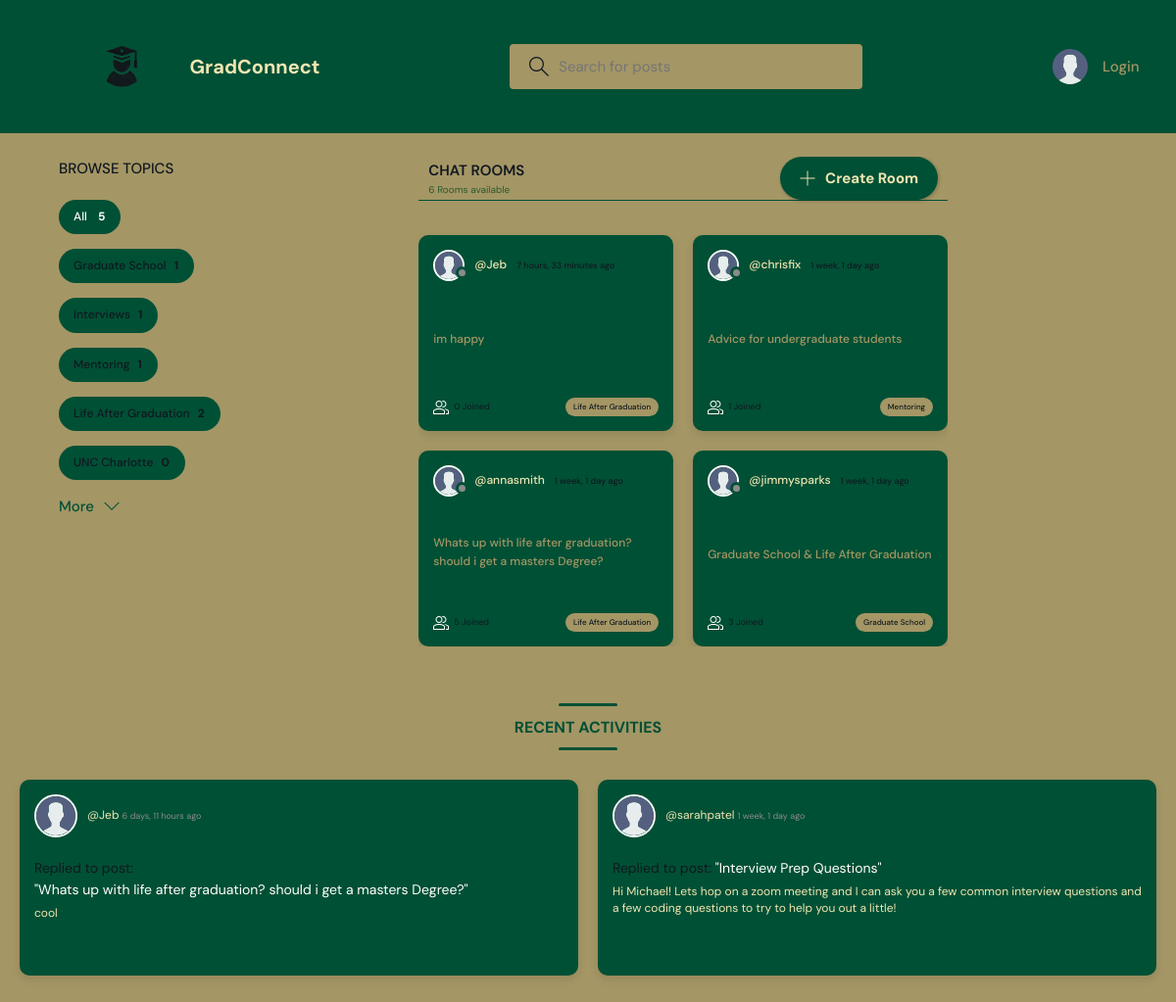
The app's page /, older data.
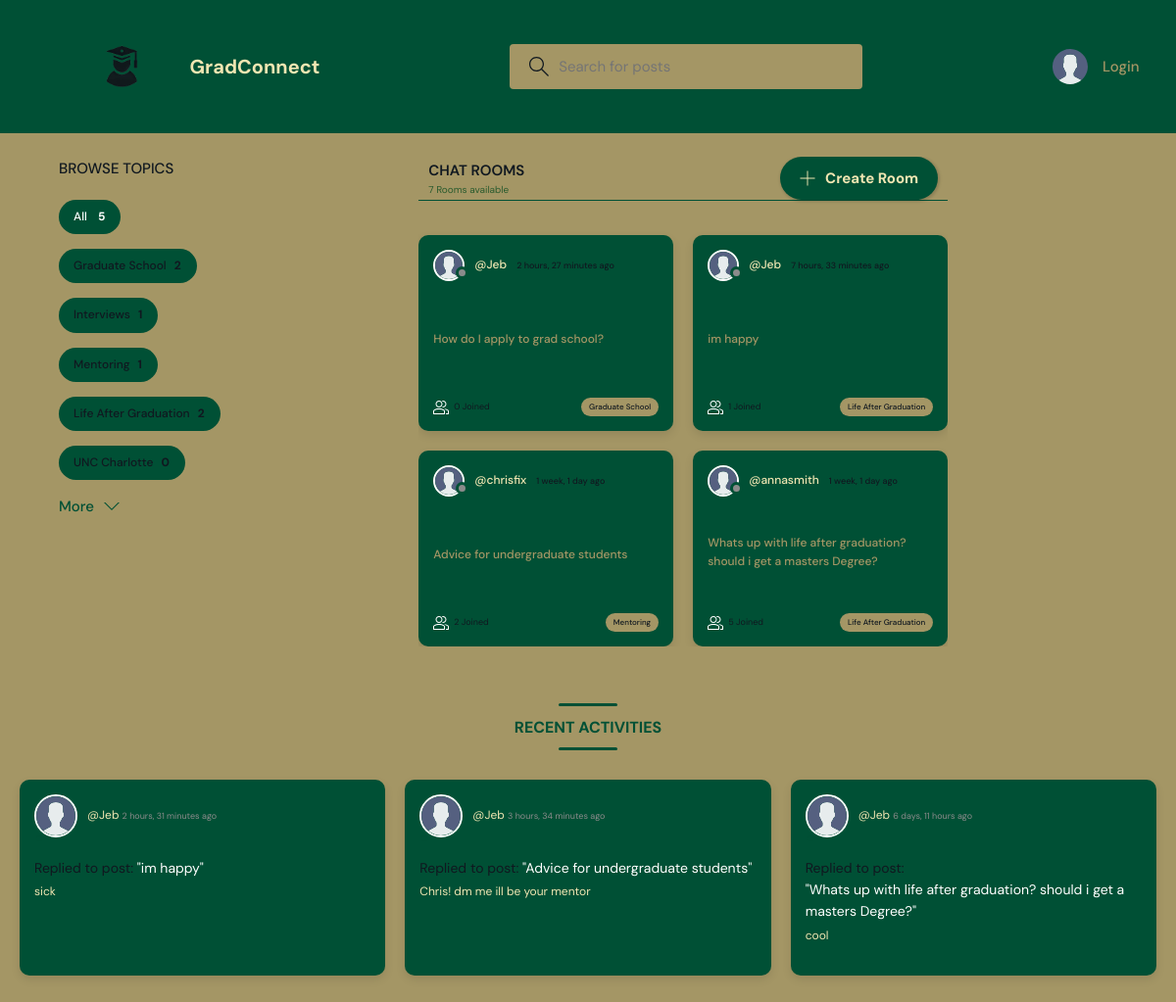
The same page, newer data.
### base/models.py (models this page shows, shortened)
class Topic(models.Model):
    name = models.CharField(max_length=200)

class Room(models.Model):
    host = models.ForeignKey(User, on_delete=models.SET_NULL, null=True)
    topic = models.ForeignKey(Topic, on_delete=models.SET_NULL, null=True)
    name = models.CharField(max_length=200)
    description = models.TextField(null=True, blank=True)
    participants = models.ManyToManyField(
        User, related_name='participants', blank=True)
    updated = models.DateTimeField(auto_now=True)
    created = models.DateTimeField(auto_now_add=True)
    class Meta:
        ordering = ['-updated', '-created']
    def __str__(self):
        return self.name

class User(AbstractUser):
    name = models.CharField(max_length=200, null=True)
    email = models.EmailField(unique=True, null=True)
    bio = models.TextField(null=True)
    skills = models.ManyToManyField(Skill, related_name="users", blank=True)
    avatar = models.ImageField(null=True, default="avatar.svg")
    USERNAME_FIELD = 'email'
    REQUIRED_FIELDS = ['username']

class Message(models.Model):
    user = models.ForeignKey(User, on_delete=models.CASCADE)
    room = models.ForeignKey(Room, on_delete=models.CASCADE)
    body = models.TextField()
    updated = models.DateTimeField(auto_now=True)
    created = models.DateTimeField(auto_now_add=True)
    class Meta:
        ordering = ['-updated', '-created']

### base/views.py (the view)
# urls.py: path('', views.home, name="home"),
def home(request):
    q = request.GET.get('q') if request.GET.get('q') != None else ''
    rooms = Room.objects.filter(
        Q(topic__name__icontains=q) |
        Q(name__icontains=q) |
        Q(description__icontains=q)
    )
    topics = Topic.objects.all()[0:5]
    room_count = rooms.count()
    room_messages = Message.objects.filter(
        Q(room__topic__name__icontains=q))[0:3]
    context = {'rooms': rooms, 'topics': topics,
               'room_count': room_count, 'room_messages': room_messages}
    return render(request, 'base/home.html', context)

### base/templates/base/home.html (shortened to what this page needs)
{% extends 'main.html' %}
{% block content %}
<main class="layout layout--3">
  <div class="container">
    {% include 'base/topics_component.html' %}
    <div class="roomList">
      <div class="roomList__header">
        <div>
          <h2>Chat Rooms</h2>
          <p>{{room_count}} Rooms available</p>
        </div>
        <a class="btn btn--main" href="{% url 'create-room' %}">
          <svg version="1.1" xmlns="http://www.w3.org/2000/svg" width="32" height="32" viewBox="0 0 32 32">
            <title>add</title>
            <path
              d="M16.943 0.943h-1.885v14.115h-14.115v1.885h14.115v14.115h1.885v-14.115h14.115v-1.885h-14.115v-14.115z">
            </path>
          </svg>
          Create Room
        </a>
      </div>
      {% include 'base/feed_component.html' %}
    </div>
  </div>
  {% include 'base/activity_component_bottom.html' %}
</main>
{% endblock %}

### base/templates/base/topics_component.html
<div class="topics">
    <div class="topics__header">
        <h2>Browse Topics</h2>
    </div>
    <ul class="topics__list">
        <li>
            <a href="{% url 'home' %}" class="active">All <span>{{topics.count}}</span></a>
        </li>
        {% for topic in topics %}
        <li>
            <a href="{% url 'home' %}?q={{topic.name}}">{{topic.name}}<span>{{topic.room_set.all.count}}</span></a>
        </li>
        {% endfor %}
    </ul>
    <a class="btn btn--link" href="{% url 'topics' %}">
        More
        <svg version="1.1" xmlns="http://www.w3.org/2000/svg" width="32" height="32" viewBox="0 0 32 32">
            <title>chevron-down</title>
            <path d="M16 21l-13-13h-3l16 16 16-16h-3l-13 13z"></path>
        </svg>
    </a>
</div>

### base/templates/base/feed_component.html (shortened to what this page needs)
{% for room in rooms %}
<div class="roomListRoom">
    <div class="roomListRoom__header">
        <a href="{% url 'user-profile' room.host.id %}" class="roomListRoom__author">
            <div class="avatar avatar--small">
                <img src="{{room.host.avatar.url}}" />
            </div>
            <span>@{{room.host.username}}</span>
            <span class="roomListRoom__timestamp">{{room.created|timesince}} ago</span>
        </a>
    </div>
    <div class="roomListRoom__content">
        <a href="{% url 'room' room.id %}">{{room.name}}</a>
    </div>
    <div class="roomListRoom__meta">
        <a href="{% url 'room' room.id %}" class="roomListRoom__joined">
            {{room.participants.all.count}} Joined
        </a>
        <p class="roomListRoom__topic">{{room.topic.name}}</p>
    </div>
</div>
{% endfor %}

### base/templates/base/activity_component_bottom.html (shortened to what this page needs)
<div class="activities_new">
    <div class="activities__header_new">
        <h2>Recent Activities</h2>
    </div>
    <div class="activities__list_new">
        {% for message in room_messages %}
        <div class="activityCard_new">
            <div class="activityCard__header_new">
                <a href="{% url 'user-profile' message.user.id %}" class="activityCard__author_new">
                    <div class="avatar avatar--small_new">
                        <img src="{{message.user.avatar.url}}" alt="User Avatar" />
                    </div>
                    <p>
                        @{{message.user.username}}
                        <span class="activityCard__timestamp_new">{{message.created|timesince}} ago</span>
                    </p>
                </a>
            </div>
            <div class="activityCard__content_new">
                <p>Replied to post:
                    <a href="{% url 'room' message.room.id %}" class="activityCard__room_new">
                        "{{message.room}}"
                    </a>
                </p>
                <div class="activityCard__message_new">{{message.body}}</div>
            </div>
        </div>
        {% endfor %}
    </div>
</div>

Row changes from the older to the newer data that the page shows:
no longer on this page (row unchanged): Room: host.avatar (placeholder picture), host.username "jimmysparks", created "1 week, 1 day", name "Graduate School & Life After Graduation", participants.all.count "3", topic.name "Graduate School"
no longer on this page (row unchanged): Message: user.avatar (placeholder picture), user.username "sarahpatel", created "1 week, 1 day", room "Interview Prep Questions", body "Hi Michael! Lets hop on a zoom meeting and I can ask you a few common interview questions and a few coding questions to try to help you out a little!"
computed for Topic "Graduate School": room_set.all.count "1" → "2"
added Room: host.avatar (placeholder picture), host.username "Jeb", created "2 hours, 27 minutes", name "How do I apply to grad school?", participants.all.count "0", topic.name "Graduate School"
computed for Room "im happy": participants.all.count "0" → "1"
computed for Room "Advice for undergraduate students": participants.all.count "1" → "2"
added Message: user.avatar (placeholder picture), user.username "Jeb", created "2 hours, 31 minutes", room "im happy", body "sick"
added Message: user.avatar (placeholder picture), user.username "Jeb", created "3 hours, 34 minutes", room "Advice for undergraduate students", body "Chris! dm me ill be your mentor"
Text that changed along with them:
{{ room_count }}: "6" → "7"
